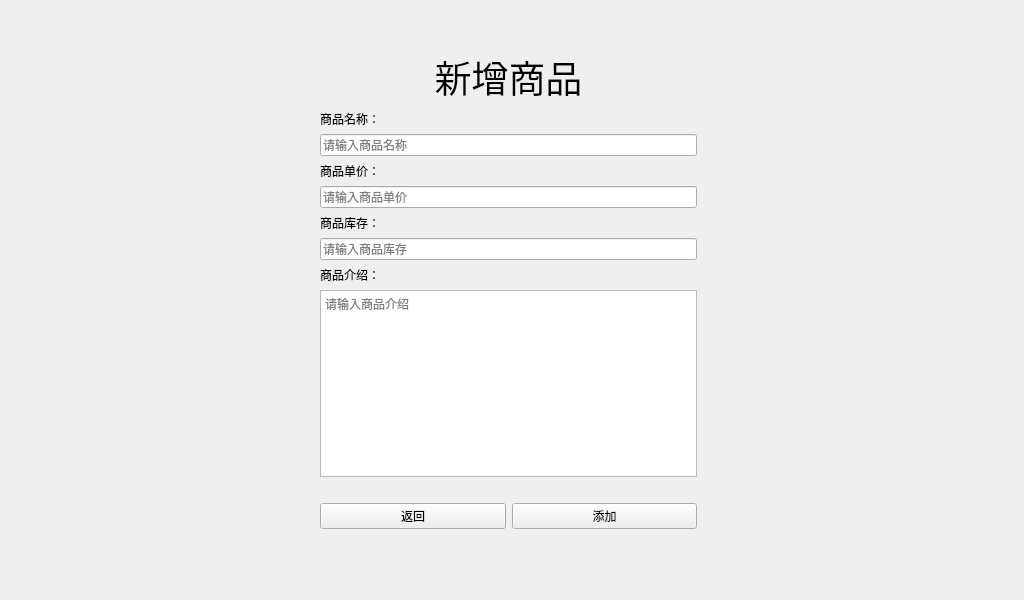
<?xml version="1.0" encoding="UTF-8"?>
<ui version="4.0">
 <class>GoodAdd</class>
 <widget class="QWidget" name="GoodAdd">
  <property name="geometry">
   <rect>
    <x>0</x>
    <y>0</y>
    <width>1024</width>
    <height>600</height>
   </rect>
  </property>
  <property name="windowTitle">
   <string>GoodAdd</string>
  </property>
  <widget class="QWidget" name="layoutWidget">
   <property name="geometry">
    <rect>
     <x>320</x>
     <y>50</y>
     <width>377</width>
     <height>479</height>
    </rect>
   </property>
   <layout class="QVBoxLayout" name="verticalLayout">
    <item>
     <widget class="QLabel" name="title_lb">
      <property name="font">
       <font>
        <pointsize>28</pointsize>
       </font>
      </property>
      <property name="text">
       <string>新增商品</string>
      </property>
      <property name="alignment">
       <set>Qt::AlignCenter</set>
      </property>
     </widget>
    </item>
    <item>
     <widget class="QLabel" name="name_lb">
      <property name="text">
       <string>商品名称：</string>
      </property>
     </widget>
    </item>
    <item>
     <widget class="QLineEdit" name="name_le">
      <property name="placeholderText">
       <string>请输入商品名称</string>
      </property>
     </widget>
    </item>
    <item>
     <widget class="QLabel" name="price_lb">
      <property name="text">
       <string>商品单价：</string>
      </property>
     </widget>
    </item>
    <item>
     <widget class="QLineEdit" name="price_le">
      <property name="echoMode">
       <enum>QLineEdit::Normal</enum>
      </property>
      <property name="placeholderText">
       <string>请输入商品单价</string>
      </property>
     </widget>
    </item>
    <item>
     <widget class="QLabel" name="stock_lb">
      <property name="text">
       <string>商品库存：</string>
      </property>
     </widget>
    </item>
    <item>
     <widget class="QLineEdit" name="stock_le">
      <property name="placeholderText">
       <string>请输入商品库存</string>
      </property>
     </widget>
    </item>
    <item>
     <widget class="QLabel" name="introduction_lb">
      <property name="text">
       <string>商品介绍：</string>
      </property>
     </widget>
    </item>
    <item>
     <widget class="QPlainTextEdit" name="introduction_pte">
      <property name="placeholderText">
       <string>请输入商品介绍</string>
      </property>
     </widget>
    </item>
    <item>
     <widget class="QLabel" name="tips_lb">
      <property name="styleSheet">
       <string notr="true">color: rgb(255, 0, 0);</string>
      </property>
      <property name="text">
       <string/>
      </property>
     </widget>
    </item>
    <item>
     <layout class="QHBoxLayout" name="horizontalLayout">
      <item>
       <widget class="QPushButton" name="back_btn">
        <property name="text">
         <string>返回</string>
        </property>
       </widget>
      </item>
      <item>
       <widget class="QPushButton" name="add_btn">
        <property name="text">
         <string>添加</string>
        </property>
       </widget>
      </item>
     </layout>
    </item>
   </layout>
  </widget>
 </widget>
 <resources/>
 <connections/>
</ui>
